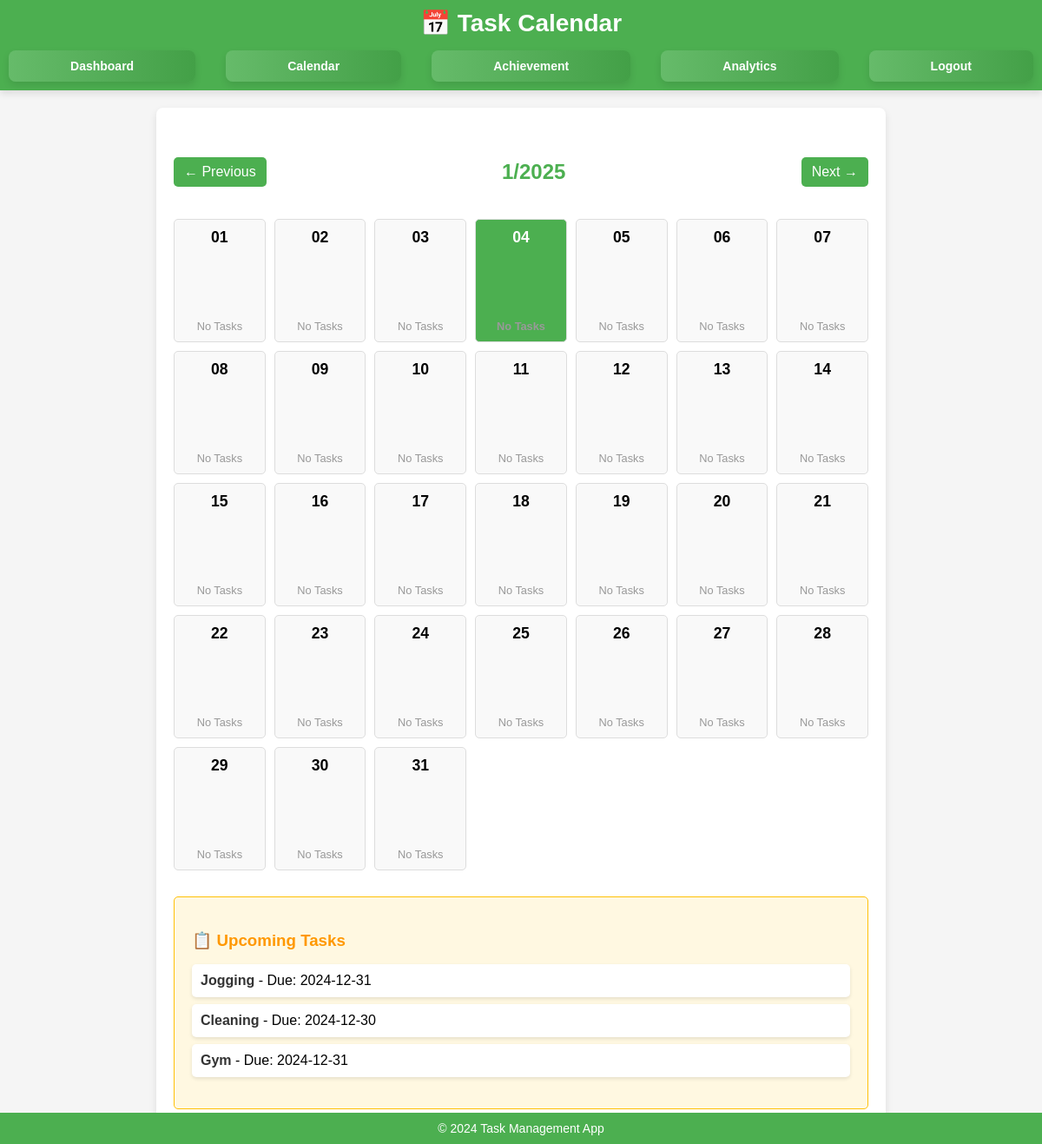
/calendar (signed in), run on an earlier commit of the app's database.
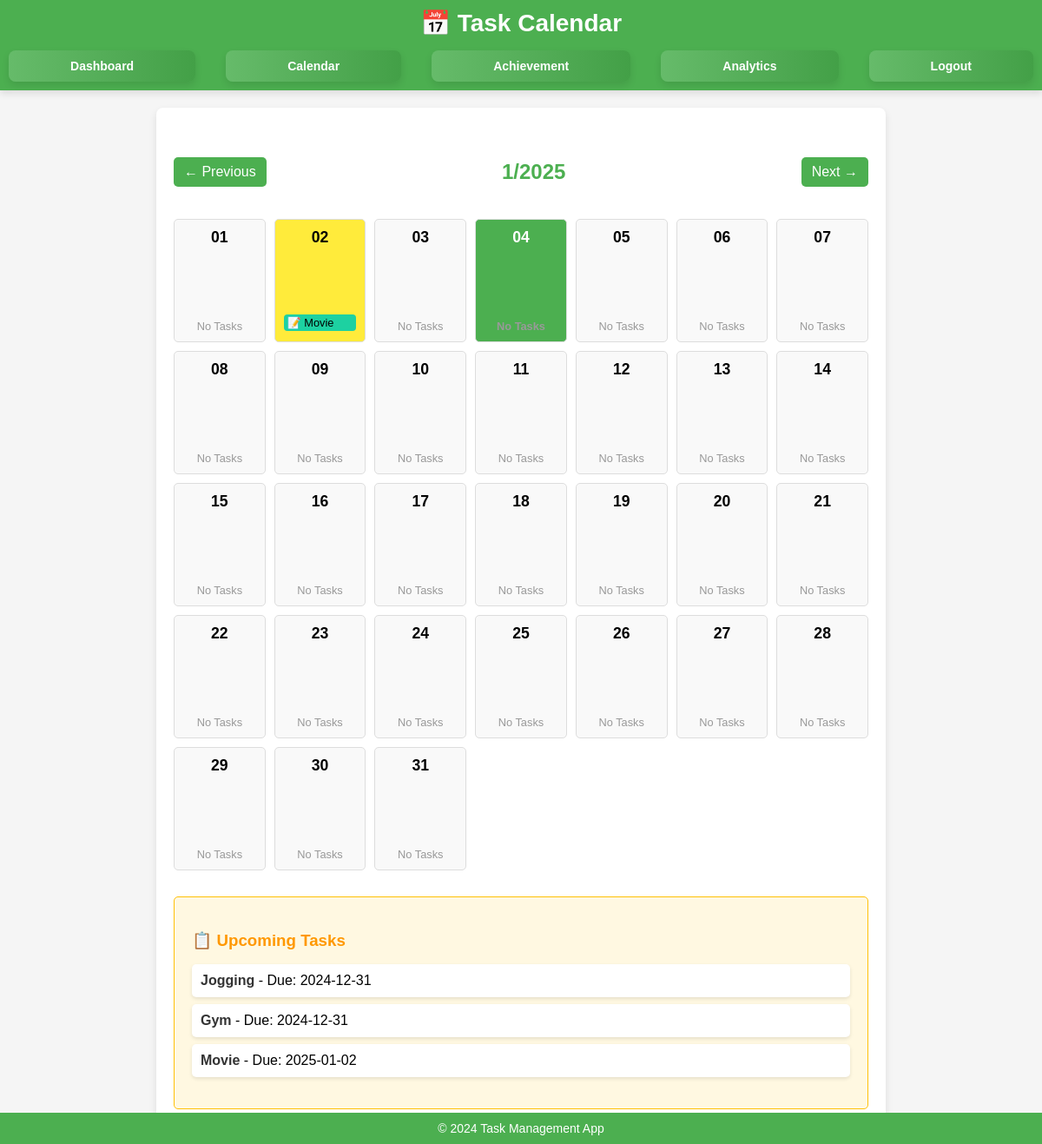
And on a later commit of the database.
### main.py (models this page shows)
class Task(db.Model):
    id = db.Column(db.Integer, primary_key=True)
    title = db.Column(db.String(100), nullable=False)
    description = db.Column(db.Text, nullable=True)
    due_date = db.Column(db.Date, nullable=False)
    status = db.Column(db.String(20), default='Pending')
    priority = db.Column(db.String(10), default='Low')
    user_id = db.Column(db.Integer, db.ForeignKey('user.id'))
    created_date = db.Column(db.DateTime, default=datetime.utcnow)
    completed_date = db.Column(db.DateTime, nullable=True)
    is_deleted = db.Column(db.Boolean, default=False)

### main.py (the view)
@app.route('/calendar')
def calendar():
    user = get_current_user()  # Assuming this gets the current user
    if not user:
        flash('Please log in first.', 'warning')
        return redirect(url_for('login'))
    tasks = Task.query.filter_by(user_id=user.id, is_deleted=False, status='Pending').all()
    events = []
    for task in tasks:
        if task.due_date:
            event = {
                'title': task.title,
                'start': task.due_date.strftime('%Y-%m-%d'),
                'description': task.description,
                'priority': task.priority
            }
            events.append(event)
    year = int(request.args.get('year', datetime.now().year))
    month = int(request.args.get('month', datetime.now().month))
    today = datetime.now()
    month_start = datetime(year, month, 1)
    next_month = (month_start.replace(day=28) + timedelta(days=4)).replace(day=1)
    month_end = next_month - timedelta(days=1)
    calendar_days = []
    tasks_by_date = defaultdict(list)
    for task in tasks:
        if task.due_date:
            tasks_by_date[task.due_date].append(task)
    current_day = month_start
    while current_day <= month_end:
        tasks_for_day = tasks_by_date.get(current_day.date(), [])
        calendar_days.append({
            'date': current_day.strftime('%Y-%m-%d'),
            'day': current_day.strftime('%d'),
            'is_today': current_day.date() == today.date(),
            'tasks': [{
                'title': task.title,
                'priority': task.priority,
                'description': task.description
            } for task in tasks_for_day]
        })
        current_day += timedelta(days=1)
    prev_month = (month_start - timedelta(days=1)).month
    prev_year = (month_start - timedelta(days=1)).year
    next_month = (month_end + timedelta(days=1)).month
    next_year = (month_end + timedelta(days=1)).year
    return render_template(
        'calendar.html',
        events=events,
        calendar_days=calendar_days,
        current_year=year,
        current_month=month,
        prev_year=prev_year,
        prev_month=prev_month,
        next_year=next_year,
        next_month=next_month
    )

### main.py (called while the page is built)
def get_current_user():
    user_id = session.get('user_id')
    if user_id:
        return db.session.get(User, user_id)
    return None

### templates/calendar.html (shortened to what this page needs)
<!DOCTYPE html>
<html lang="en">
<head>
    <link rel="stylesheet" href="{{ url_for('static', filename='styles.css') }}">
</head>
<body>
    <header>
        <h1>📅 Task Calendar</h1>
        <nav>
            <a href="{{ url_for('dashboard') }}">Dashboard</a>
            <a href="{{ url_for('calendar') }}">Calendar</a>
            <a href="{{ url_for('achievement') }}">Achievement</a>
            <a href="{{ url_for('analytics') }}">Analytics</a>
            <a href="{{ url_for('logout') }}">Logout</a>
        </nav>
    </header>
    <main>
        <div class="calendar-container">
            <div class="calendar-navigation">
                <a href="{{ url_for('calendar', year=prev_year, month=prev_month) }}">← Previous</a>
                <h2>{{ current_month }}/{{ current_year }}</h2>
                <a href="{{ url_for('calendar', year=next_year, month=next_month) }}">Next →</a>
            </div>
            <div class="calendar">
                {% for day in calendar_days %}
                    <div class="day {% if day.is_today %}today{% endif %} {% if day.tasks %}has-task{% endif %}">
                        <strong>{{ day.day }}</strong>
                        <div class="tasks">
                            {% if day.tasks %}
                                {% for task in day.tasks %}
                                    {% if not task.is_completed and not task.is_deleted %}
                                        <div class="task-item {{ task.priority|lower }}">
                                            📝 {{ task.title }}
                                        </div>
                                    {% endif %}
                                {% endfor %}
                            {% else %}
                                <div class="no-task">No Tasks</div>
                            {% endif %}
                        </div>
                    </div>
                {% endfor %}
            </div>
        </div>
        <div class="task-details">
            <h3>📋 Upcoming Tasks</h3>
            {% if events %}
                <ul>
                    {% for event in events %}
                        <li>
                            <strong>{{ event.title }}</strong> - Due: {{ event.start }}
                        </li>
                    {% endfor %}
                </ul>
            {% else %}
                <p>No upcoming tasks! 🎉</p>
            {% endif %}
        </div>
    </main>
    <footer>
        <p>&copy; 2024 Task Management App</p>
    </footer>
</body>
</html>

What changed in the data, as far as the page shows it:
no longer on this page (row edited): Task: title "Cleaning", start "2024-12-30", shown under "📋 Upcoming Tasks"
added Task: title "Movie", start "2025-01-02"
Also different on the page:
list line gone: "No Tasks"
